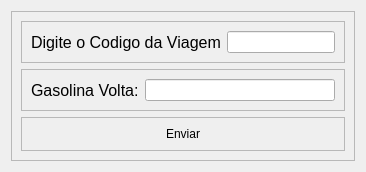
                <widget class="QWidget" name="volta">
                 <attribute name="title">
                  <string>Volta</string>
                 </attribute>
                 <layout class="QVBoxLayout" name="verticalLayout_8">
                  <property name="spacing">
                   <number>0</number>
                  </property>
                  <item>
                   <widget class="QFrame" name="main_volta">
                    <property name="frameShape">
                     <enum>QFrame::StyledPanel</enum>
                    </property>
                    <property name="frameShadow">
                     <enum>QFrame::Raised</enum>
                    </property>
                    <layout class="QVBoxLayout" name="verticalLayout_10">
                     <item>
                      <widget class="QFrame" name="id_viagem">
                       <property name="frameShape">
                        <enum>QFrame::StyledPanel</enum>
                       </property>
                       <property name="frameShadow">
                        <enum>QFrame::Raised</enum>
                       </property>
                       <layout class="QHBoxLayout" name="horizontalLayout_12">
                        <item>
                         <widget class="QLabel" name="id_label">
                          <property name="font">
                           <font>
                            <pointsize>12</pointsize>
                           </font>
                          </property>
                          <property name="text">
                           <string>Digite o Codigo da Viagem</string>
                          </property>
                         </widget>
                        </item>
                        <item>
                         <widget class="QLineEdit" name="id_lineEdit">
                          <property name="maximumSize">
                           <size>
                            <width>300</width>
                            <height>40</height>
                           </size>
                          </property>
                         </widget>
                        </item>
                       </layout>
                      </widget>
                     </item>
                     <item>
                      <widget class="QFrame" name="qtd_volta_frame">
                       <property name="frameShape">
                        <enum>QFrame::StyledPanel</enum>
                       </property>
                       <property name="frameShadow">
                        <enum>QFrame::Raised</enum>
                       </property>
                       <layout class="QHBoxLayout" name="horizontalLayout_13">
                        <item>
                         <widget class="QLabel" name="qtn_volta_label">
                          <property name="font">
                           <font>
                            <pointsize>12</pointsize>
                           </font>
                          </property>
                          <property name="text">
                           <string>Gasolina Volta:</string>
                          </property>
                         </widget>
                        </item>
                        <item>
                         <widget class="QLineEdit" name="qtn_volta_lineEdit">
                          <property name="maximumSize">
                           <size>
                            <width>300</width>
                            <height>40</height>
                           </size>
                          </property>
                         </widget>
                        </item>
                       </layout>
                      </widget>
                     </item>
                     <item>
                      <widget class="QFrame" name="enviar_volta_frame">
                       <property name="frameShape">
                        <enum>QFrame::StyledPanel</enum>
                       </property>
                       <property name="frameShadow">
                        <enum>QFrame::Raised</enum>
                       </property>
                       <layout class="QHBoxLayout" name="horizontalLayout_14">
                        <item>
                         <widget class="QPushButton" name="btn_enviar_volta">
                          <property name="maximumSize">
                           <size>
                            <width>200</width>
                            <height>40</height>
                           </size>
                          </property>
                          <property name="styleSheet">
                           <string notr="true">QPushButton{
	border-radius:10px
}
QPushButton::hover{
	background-color: rgb(0, 170, 0);
}</string>
                          </property>
                          <property name="text">
                           <string>Enviar</string>
                          </property>
                         </widget>
                        </item>
                       </layout>
                      </widget>
                     </item>
                    </layout>
                   </widget>
                  </item>
                 </layout>
                </widget>
